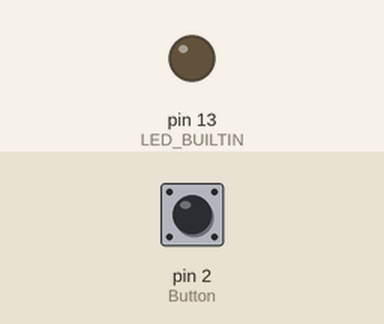
The sketch below on a simulated Arduino Uno, built with avr-gcc and run on an emulated ATmega328P. Parts: output pins drawn as LEDs (lit = HIGH). Dashed ring = blinking. The inputs (shaded band) are chosen by the test bench; at power-on: pin 2 (Button) LOW.

Above: at 1.2 s.
1.3 s: pin 2 (Button) pulled HIGH for 3.2 s
At 2.1 s:
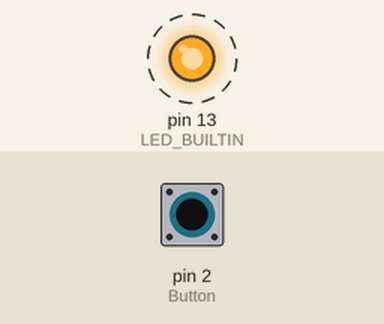
6.0 s: pin 2 (Button) pulled HIGH for 0.15 s
At 6.9 s:
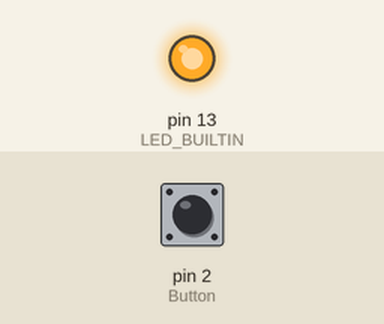
7.6 s: pin 2 (Button) pulled HIGH for 1 s
At 8.1 s:
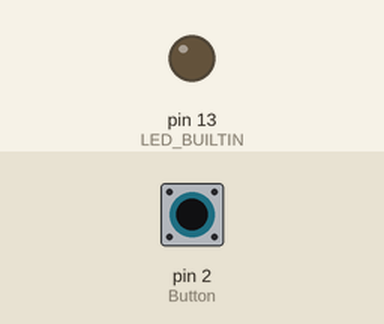
Timing chart, 0 to 10.6 s (numbered marks = the images above; inputs shaded):
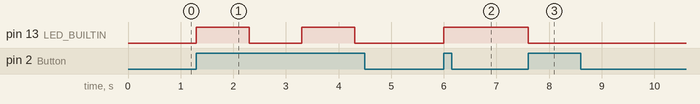

Measured:
- after the input at 1.3 s, pin 13 (LED_BUILTIN): alternates HIGH for 1.0 s and LOW for 1.0 s, starting at once
- after the input at 6.0 s, pin 13 (LED_BUILTIN): LOW → HIGH at once
- after the input at 7.6 s, pin 13 (LED_BUILTIN): HIGH → LOW at once

The sketch:

alleen_button1.ino
```cpp
// C++ code
//
const int Button = 2;
unsigned long oldMillis = 0;

void setup()
{
  pinMode(Button, INPUT);
  pinMode(LED_BUILTIN, INPUT);
  pinMode(LED_BUILTIN, OUTPUT);
}

void loop()
{
  int buttonState = digitalRead(Button);
  if (millis()-oldMillis>1000){
  if (buttonState == HIGH)
  {
    oldMillis = millis();
    digitalWrite(LED_BUILTIN, !digitalRead(LED_BUILTIN));
  }}
}
```
